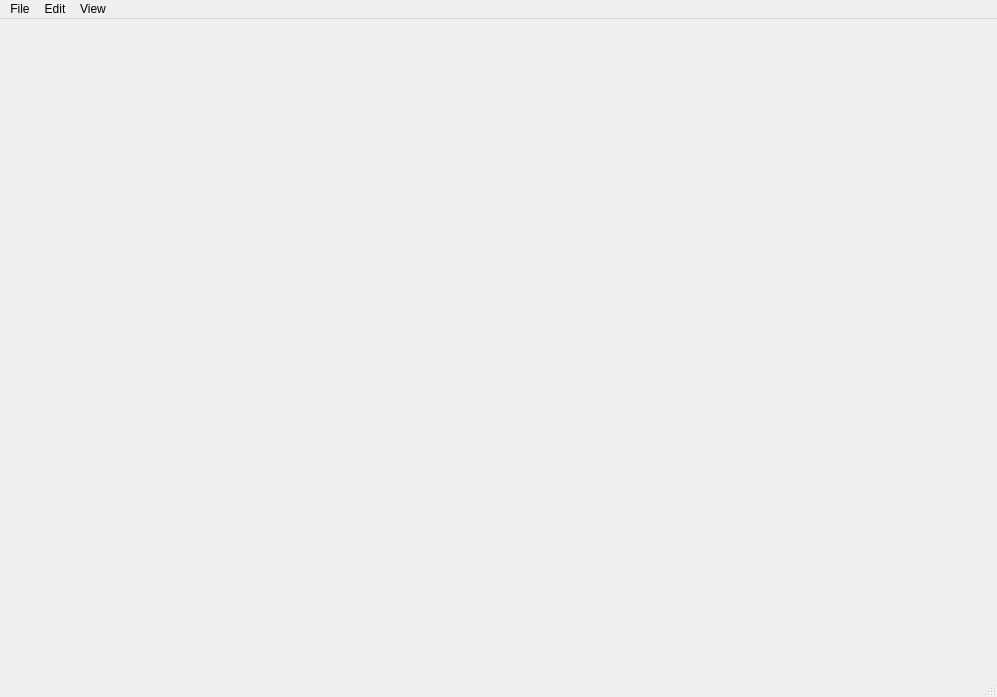
<?xml version="1.0" encoding="UTF-8"?>
<ui version="4.0">
 <class>MainWindow</class>
 <widget class="QMainWindow" name="MainWindow">
  <property name="geometry">
   <rect>
    <x>0</x>
    <y>0</y>
    <width>997</width>
    <height>697</height>
   </rect>
  </property>
  <property name="windowTitle">
   <string>UDLab</string>
  </property>
  <widget class="QWidget" name="centralwidget"/>
  <widget class="QMenuBar" name="menubar">
   <property name="geometry">
    <rect>
     <x>0</x>
     <y>0</y>
     <width>997</width>
     <height>27</height>
    </rect>
   </property>
   <widget class="QMenu" name="menuFile">
    <property name="title">
     <string>File</string>
    </property>
    <addaction name="actionNew_Lab"/>
    <addaction name="actionOpen_Lab"/>
    <addaction name="actionSave_Lab"/>
    <addaction name="actionSave_as_Lab"/>
   </widget>
   <widget class="QMenu" name="menuEdit">
    <property name="title">
     <string>Edit</string>
    </property>
   </widget>
   <widget class="QMenu" name="menuView">
    <property name="title">
     <string>View</string>
    </property>
   </widget>
   <addaction name="menuFile"/>
   <addaction name="menuEdit"/>
   <addaction name="menuView"/>
  </widget>
  <widget class="QStatusBar" name="statusbar"/>
  <action name="actionNew_Lab">
   <property name="text">
    <string>New Lab</string>
   </property>
  </action>
  <action name="actionOpen_Lab">
   <property name="text">
    <string>Open Lab</string>
   </property>
  </action>
  <action name="actionSave_Lab">
   <property name="text">
    <string>Save Lab</string>
   </property>
  </action>
  <action name="actionSave_as_Lab">
   <property name="text">
    <string>Save as Lab</string>
   </property>
  </action>
 </widget>
 <resources/>
 <connections/>
</ui>
